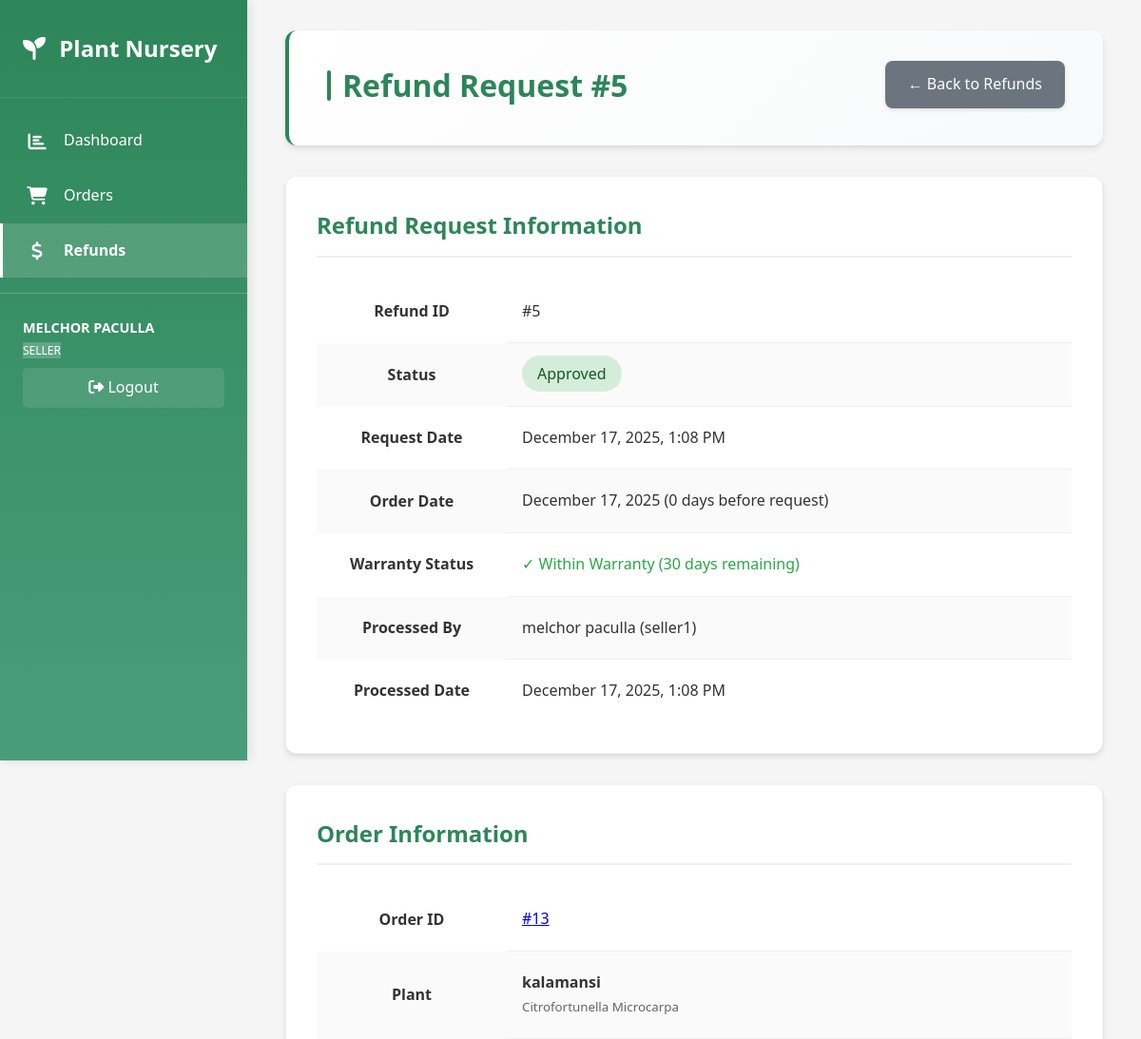
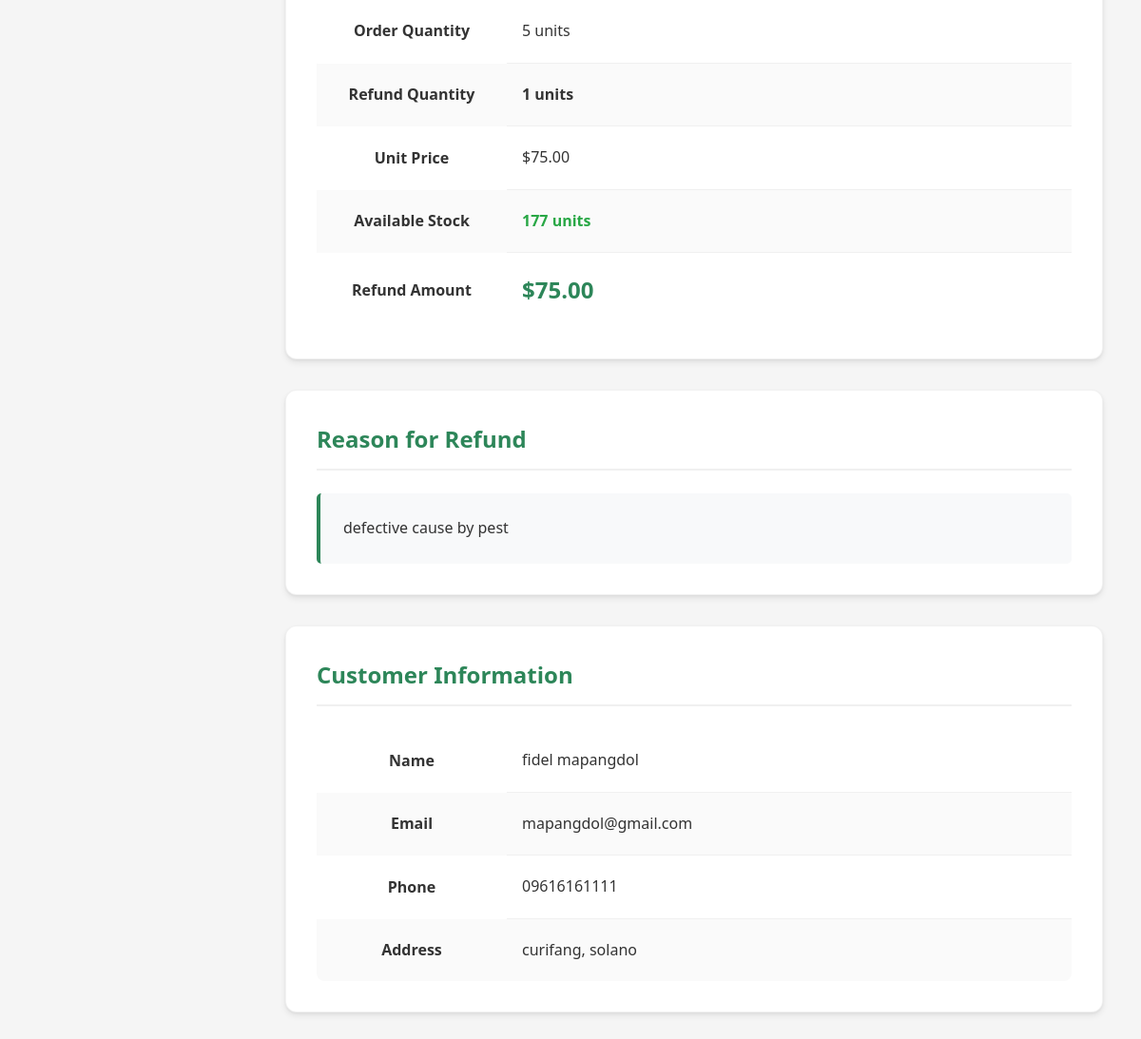
/seller/view_refund.php?id=5 (signed in), run on the app's committed database (2 pictures, top to bottom).
### tables this page shows
CREATE TABLE `employee`  (
  `EmployeeID` int NOT NULL AUTO_INCREMENT,
  `Name` varchar(100) NOT NULL,
  `Role` varchar(50) NULL DEFAULT NULL,
  `Email` varchar(100) NULL DEFAULT NULL,
  `Phone` varchar(20) NULL DEFAULT NULL,
  PRIMARY KEY (`EmployeeID`) USING BTREE,
  INDEX `idx_name`(`Name` ASC) USING BTREE,
  INDEX `idx_email`(`Email` ASC) USING BTREE
);

CREATE TABLE `warranty_refund`  (
  `RefundID` int NOT NULL AUTO_INCREMENT,
  `OrderID` int NOT NULL,
  `OrderItemID` int NOT NULL,
  `CustomerID` int NOT NULL,
  `RequestDate` timestamp NOT NULL DEFAULT current_timestamp(),
  `Reason` text NOT NULL,
  `Quantity` int NOT NULL DEFAULT 1,
  `Status` varchar(50) NULL DEFAULT 'Pending',
  `ProcessedBy` int NULL DEFAULT NULL,
  `ProcessedDate` timestamp NULL DEFAULT NULL,
  `Notes` text NULL,
  PRIMARY KEY (`RefundID`) USING BTREE,
  INDEX `OrderItemID`(`OrderItemID` ASC) USING BTREE,
  INDEX `ProcessedBy`(`ProcessedBy` ASC) USING BTREE,
  INDEX `idx_order`(`OrderID` ASC) USING BTREE,
  INDEX `idx_customer`(`CustomerID` ASC) USING BTREE,
  INDEX `idx_status`(`Status` ASC) USING BTREE,
  INDEX `idx_request_date`(`RequestDate` ASC) USING BTREE,
  CONSTRAINT `warranty_refund_ibfk_1` FOREIGN KEY (`OrderID`) REFERENCES `order` (`OrderID`) ON DELETE CASCADE ON UPDATE CASCADE,
  CONSTRAINT `warranty_refund_ibfk_2` FOREIGN KEY (`OrderItemID`) REFERENCES `orderitem` (`OrderItemID`) ON DELETE CASCADE ON UPDATE CASCADE,
  CONSTRAINT `warranty_refund_ibfk_3` FOREIGN KEY (`CustomerID`) REFERENCES `customer` (`CustomerID`) ON DELETE CASCADE ON UPDATE CASCADE,
  CONSTRAINT `warranty_refund_ibfk_4` FOREIGN KEY (`ProcessedBy`) REFERENCES `employee` (`EmployeeID`) ON DELETE SET NULL ON UPDATE CASCADE
);

CREATE TABLE `order`  (
  `OrderID` int NOT NULL AUTO_INCREMENT,
  `CustomerID` int NULL DEFAULT NULL,
  `EmployeeID` int NULL DEFAULT NULL,
  `OrderDate` date NOT NULL,
  `TotalAmount` decimal(10, 2) NOT NULL DEFAULT 0.00,
  `Status` varchar(50) NULL DEFAULT 'Pending',
  `IsSuccessful` tinyint(1) NULL DEFAULT 0,
  PRIMARY KEY (`OrderID`) USING BTREE,
  INDEX `idx_customer`(`CustomerID` ASC) USING BTREE,
  INDEX `idx_employee`(`EmployeeID` ASC) USING BTREE,
  INDEX `idx_order_date`(`OrderDate` ASC) USING BTREE,
  INDEX `idx_status`(`Status` ASC) USING BTREE,
  CONSTRAINT `order_ibfk_1` FOREIGN KEY (`CustomerID`) REFERENCES `customer` (`CustomerID`) ON DELETE SET NULL ON UPDATE CASCADE,
  CONSTRAINT `order_ibfk_2` FOREIGN KEY (`EmployeeID`) REFERENCES `employee` (`EmployeeID`) ON DELETE SET NULL ON UPDATE CASCADE
);

CREATE TABLE `plant`  (
  `PlantID` int NOT NULL AUTO_INCREMENT,
  `Name` varchar(100) NOT NULL,
  `ScientificName` varchar(120) NULL DEFAULT NULL,
  `PlantCategoryID` int NULL DEFAULT NULL,
  `PlantTypeID` int NULL DEFAULT NULL,
  `SupplierID` int NULL DEFAULT NULL,
  `QuantityAvailable` int NULL DEFAULT 0,
  `Price` decimal(10, 2) NOT NULL,
  `PlantImg` blob NULL,
  PRIMARY KEY (`PlantID`) USING BTREE,
  INDEX `idx_name`(`Name` ASC) USING BTREE,
  INDEX `idx_category`(`PlantCategoryID` ASC) USING BTREE,
  INDEX `idx_supplier`(`SupplierID` ASC) USING BTREE,
  INDEX `idx_planttype`(`PlantTypeID` ASC) USING BTREE,
  CONSTRAINT `plant_ibfk_1` FOREIGN KEY (`PlantCategoryID`) REFERENCES `plantcategory` (`PlantCategoryID`) ON DELETE SET NULL ON UPDATE CASCADE,
  CONSTRAINT `plant_ibfk_2` FOREIGN KEY (`SupplierID`) REFERENCES `supplier` (`SupplierID`) ON DELETE SET NULL ON UPDATE CASCADE,
  CONSTRAINT `plant_ibfk_3` FOREIGN KEY (`PlantTypeID`) REFERENCES `planttype` (`PlantTypeID`) ON DELETE SET NULL ON UPDATE CASCADE
);

CREATE TABLE `orderitem`  (
  `OrderItemID` int NOT NULL AUTO_INCREMENT,
  `OrderID` int NULL DEFAULT NULL,
  `PlantID` int NULL DEFAULT NULL,
  `Quantity` int NOT NULL DEFAULT 1,
  `Price` decimal(10, 2) NOT NULL,
  PRIMARY KEY (`OrderItemID`) USING BTREE,
  INDEX `idx_order`(`OrderID` ASC) USING BTREE,
  INDEX `idx_plant`(`PlantID` ASC) USING BTREE,
  CONSTRAINT `orderitem_ibfk_1` FOREIGN KEY (`OrderID`) REFERENCES `order` (`OrderID`) ON DELETE CASCADE ON UPDATE CASCADE,
  CONSTRAINT `orderitem_ibfk_2` FOREIGN KEY (`PlantID`) REFERENCES `plant` (`PlantID`) ON DELETE CASCADE ON UPDATE CASCADE
);

CREATE TABLE `customer`  (
  `CustomerID` int NOT NULL AUTO_INCREMENT,
  `Name` varchar(100) NOT NULL,
  `Email` varchar(100) NULL DEFAULT NULL,
  `Phone` varchar(20) NULL DEFAULT NULL,
  `Address` varchar(255) NULL DEFAULT NULL,
  PRIMARY KEY (`CustomerID`) USING BTREE,
  INDEX `idx_name`(`Name` ASC) USING BTREE,
  INDEX `idx_email`(`Email` ASC) USING BTREE
);

### seller/view_refund.php (the view, shortened to what this page needs)
<?php
require_once '../config/database.php';
$refundID = (int)$_GET['id'];
$result = mysqli_query($conn, "
    SELECT wr.*,
           o.OrderDate, o.OrderID, o.TotalAmount as OrderTotal,
           c.Name as CustomerName, c.Email as CustomerEmail, c.Phone as CustomerPhone, c.Address as CustomerAddress,
           oi.PlantID, oi.Quantity as OrderQuantity, oi.Price as ItemPrice,
           p.Name as PlantName, p.ScientificName, p.QuantityAvailable,
           e.Name as ProcessedByName, e.Role as ProcessedByRole
    FROM warranty_refund wr
    LEFT JOIN `order` o ON wr.OrderID = o.OrderID
    LEFT JOIN customer c ON wr.CustomerID = c.CustomerID
    LEFT JOIN orderitem oi ON wr.OrderItemID = oi.OrderItemID
    LEFT JOIN plant p ON oi.PlantID = p.PlantID
    LEFT JOIN employee e ON wr.ProcessedBy = e.EmployeeID
    WHERE wr.RefundID = $refundID
");
$refund = mysqli_fetch_assoc($result);
$refundAmount = $refund['Quantity'] * $refund['ItemPrice'];
$orderDate = strtotime($refund['OrderDate']);
$requestDate = strtotime($refund['RequestDate']);
$daysSinceOrder = floor(($requestDate - $orderDate) / (24 * 60 * 60));
$warrantyDaysRemaining = 30 - $daysSinceOrder;
$availableQuantity = (int)($refund['QuantityAvailable'] ?? 0);
$refundQuantity = (int)$refund['Quantity'];
$hasEnoughStock = $availableQuantity >= $refundQuantity;
include 'includes/header.php';
?>
<div class="page-header">
    <h2>Refund Request #<?php echo $refundID; ?></h2>
    <div>
        <a href="refunds.php" class="btn btn-secondary">← Back to Refunds</a>
    </div>
</div>
        <div class="card">
            <h3>Refund Request Information</h3>
            <table>
                <tr>
                    <th style="width: 200px;">Refund ID</th>
                    <td>#<?php echo $refund['RefundID']; ?></td>
                </tr>
                <tr>
                    <th>Status</th>
                    <td>
                        <span style="padding: 0.5rem 1rem; border-radius: 20px; background-color:
                            <?php
                            echo $refund['Status'] === 'Approved' ? '#d4edda' :
                                ($refund['Status'] === 'Pending' ? '#fff3cd' : '#f8d7da');
                            ?>; color:
                            <?php
                            echo $refund['Status'] === 'Approved' ? '#155724' :
                                ($refund['Status'] === 'Pending' ? '#856404' : '#721c24');
                            ?>; font-weight: 500;">
                            <?php echo htmlspecialchars($refund['Status']); ?>
                        </span>
                    </td>
                </tr>
                <tr>
                    <th>Request Date</th>
                    <td><?php echo date('F d, Y, g:i A', strtotime($refund['RequestDate'])); ?></td>
                </tr>
                <tr>
                    <th>Order Date</th>
                    <td><?php echo date('F d, Y', strtotime($refund['OrderDate'])); ?> (<?php echo $daysSinceOrder; ?> days before request)</td>
                </tr>
                <tr>
                    <th>Warranty Status</th>
                    <td>
                        <?php if ($warrantyDaysRemaining > 0): ?>
                            <span style="color: #28a745; font-weight: 500;">✓ Within Warranty (<?php echo $warrantyDaysRemaining; ?> days remaining)</span>
                        <?php else: ?>
                            <span style="color: #dc3545; font-weight: 500;">✗ Warranty Expired</span>
                        <?php endif; ?>
                    </td>
                </tr>
                <?php if ($refund['ProcessedBy']): ?>
                <tr>
                    <th>Processed By</th>
                    <td><?php echo htmlspecialchars($refund['ProcessedByName']); ?> (<?php echo htmlspecialchars($refund['ProcessedByRole'] ?? 'N/A'); ?>)</td>
                </tr>
                <tr>
                    <th>Processed Date</th>
                    <td><?php echo date('F d, Y, g:i A', strtotime($refund['ProcessedDate'])); ?></td>
                </tr>
                <?php endif; ?>
            </table>
        </div>
        <div class="card">
            <h3>Order Information</h3>
            <table>
                <tr>
                    <th style="width: 200px;">Order ID</th>
                    <td><a href="view_order.php?id=<?php echo $refund['OrderID']; ?>">#<?php echo $refund['OrderID']; ?></a></td>
                </tr>
                <tr>
                    <th>Plant</th>
                    <td>
                        <strong><?php echo htmlspecialchars($refund['PlantName']); ?></strong>
                        <br><small style="color: #666;"><?php echo htmlspecialchars($refund['ScientificName'] ?? 'N/A'); ?></small>
                    </td>
                </tr>
                <tr>
                    <th>Order Quantity</th>
                    <td><?php echo $refund['OrderQuantity']; ?> units</td>
                </tr>
                <tr>
                    <th>Refund Quantity</th>
                    <td><strong><?php echo $refund['Quantity']; ?> units</strong></td>
                </tr>
                <tr>
                    <th>Unit Price</th>
                    <td>$<?php echo number_format($refund['ItemPrice'], 2); ?></td>
                </tr>
                <tr>
                    <th>Available Stock</th>
                    <td>
                        <strong style="color: <?php echo $hasEnoughStock ? '#28a745' : '#dc3545'; ?>;">
                            <?php echo $availableQuantity; ?> units
                        </strong>
                    </td>
                </tr>
                <tr>
                    <th>Refund Amount</th>
                    <td style="font-size: 1.5rem; font-weight: bold; color: var(--primary-color);">
                        $<?php echo number_format($refundAmount, 2); ?>
                    </td>
                </tr>
            </table>
        </div>
        <div class="card">
            <h3>Reason for Refund</h3>
            <div style="background: #f8f9fa; padding: 1.5rem; border-radius: 5px; border-left: 4px solid var(--primary-color);">
                <?php echo nl2br(htmlspecialchars($refund['Reason'])); ?>
            </div>
        </div>
        <div class="card">
            <h3>Customer Information</h3>
            <table>
                <tr>
                    <th style="width: 200px;">Name</th>
                    <td><?php echo htmlspecialchars($refund['CustomerName']); ?></td>
                </tr>
                <tr>
                    <th>Email</th>
                    <td><?php echo htmlspecialchars($refund['CustomerEmail']); ?></td>
                </tr>
                <tr>
                    <th>Phone</th>
                    <td><?php echo htmlspecialchars($refund['CustomerPhone'] ?? 'N/A'); ?></td>
                </tr>
                <tr>
                    <th>Address</th>
                    <td><?php echo htmlspecialchars($refund['CustomerAddress'] ?? 'N/A'); ?></td>
                </tr>
            </table>
        </div>
    </div>
<?php include 'includes/footer.php'; ?>

### seller/includes/header.php (shortened to what this page needs)
<!DOCTYPE html>
<html lang="en">
<head>
    <link rel="stylesheet" href="../assets/css/style.css">
    <link rel="stylesheet" href="https://cdnjs.cloudflare.com/ajax/libs/font-awesome/6.4.0/css/all.min.css" />
</head>
<body>
    <?php
    $employeeName = 'Seller';
    if (isset($_SESSION['user_id'])) {
        $userID = $_SESSION['user_id'];
        $userResult = mysqli_query($conn, "SELECT EmployeeID, Username FROM user WHERE UserID = $userID");
        if ($userResult) {
            $user = mysqli_fetch_assoc($userResult);
            $employeeID = $user['EmployeeID'] ?? null;
            if ($employeeID) {
                $empResult = mysqli_query($conn, "SELECT Name FROM employee WHERE EmployeeID = $employeeID");
                if ($empResult) {
                    $emp = mysqli_fetch_assoc($empResult);
                    $employeeName = $emp['Name'] ?? $user['Username'];
                } else {
                    $employeeName = $user['Username'] ?? 'Seller';
                }
            } else {
                $employeeName = $user['Username'] ?? 'Seller';
            }
        }
    }
    $currentFile = basename($_SERVER['PHP_SELF']);
    $activePage = '';
    if ($currentFile == 'sellerpage.php') {
        $activePage = 'dashboard';
    } elseif ($currentFile == 'orders.php' || $currentFile == 'view_order.php' || $currentFile == 'approve_order.php') {
        $activePage = 'orders';
    } elseif ($currentFile == 'refunds.php' || $currentFile == 'view_refund.php' || $currentFile == 'process_refund.php') {
        $activePage = 'refunds';
    }
    ?>
    <div class="sidebar">
        <div class="sidebar-brand">
            <h1><i class="fas fa-seedling"></i> Plant Nursery</h1>
        </div>
        <ul class="sidebar-menu">
            <li>
                <a href="sellerpage.php" class="<?php echo $activePage == 'dashboard' ? 'active' : ''; ?>">
                    <span class="icon"><i class="fas fa-chart-bar"></i></span>
                    <span class="text">Dashboard</span>
                </a>
            </li>
            <li>
                <a href="orders.php" class="<?php echo $activePage == 'orders' ? 'active' : ''; ?>">
                    <span class="icon"><i class="fas fa-shopping-cart"></i></span>
                    <span class="text">Orders</span>
                </a>
            </li>
            <li>
                <a href="refunds.php" class="<?php echo $activePage == 'refunds' ? 'active' : ''; ?>">
                    <span class="icon"><i class="fas fa-dollar-sign"></i></span>
                    <span class="text">Refunds</span>
                </a>
            </li>
        </ul>
        <div style="padding: 1.5rem; border-top: 1px solid rgba(255,255,255,0.2); margin-top: auto;">
            <div style="color: white; margin-bottom: 0.5rem; font-size: 0.9rem;">
                <strong><?php echo htmlspecialchars(strtoupper($employeeName)); ?></strong>
                <div><span class="badge" style="background: rgba(255,255,255,0.2); color: white; font-size: 0.75rem; margin-top: 0.25rem;"><?php echo htmlspecialchars(strtoupper($_SESSION['role'] ?? '')); ?></span></div>
            </div>
            <a href="../logout.php" style="display: block; color: white; text-decoration: none; padding: 0.5rem; border-radius: 5px; background: rgba(255,255,255,0.1); text-align: center; transition: background 0.3s;">
                <span class="icon"><i class="fas fa-sign-out-alt"></i></span>
                <span class="text">Logout</span>
            </a>
        </div>
    </div>
    <div class="main-content">
        <div class="container-fluid py-4 px-4">

### data on the page
employee: Name "MELCHOR PACULLA"
warranty_refund: RefundID "5", Status "Approved", RequestDate "December 17, 2025, 1:08 PM", OrderID.OrderDate "December 17, 2025", RequestDate.OrderDate "0", RequestDate.OrderDate "30", ProcessedBy.Name "melchor paculla", ProcessedBy.Role "seller1", ProcessedDate "December 17, 2025, 1:08 PM", OrderID.OrderID "13", plant.Name "kalamansi", plant.ScientificName "Citrofortunella Microcarpa", OrderItemID.Quantity "5", Quantity "1", OrderItemID.Price "75.00", plant.QuantityAvailable "177", Reason "defective cause by pest", CustomerID.Name "fidel mapangdol", CustomerID.Email "mapangdol@gmail.com", CustomerID.Phone "09616161111", CustomerID.Address "curifang, solano"

### other printed values
$_SESSION['role'] "SELLER"
$refundID "5"
